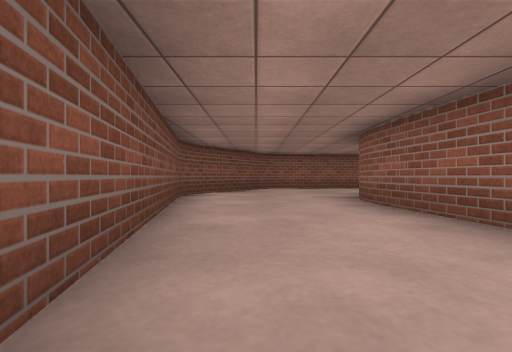
View 1 (above)

16 first-person views from a walk through a robot-simulator world made for Gazebo. The camera is 0.72 m above the floor, looks level and sees 85° across. The floor is counted in squares, 2 m on a side. Each view is taken from the middle of a square. On the plan, view 1 faces up. The plan holds only what a view shows up to about 9 squares ahead; the rest is blank.

View 2
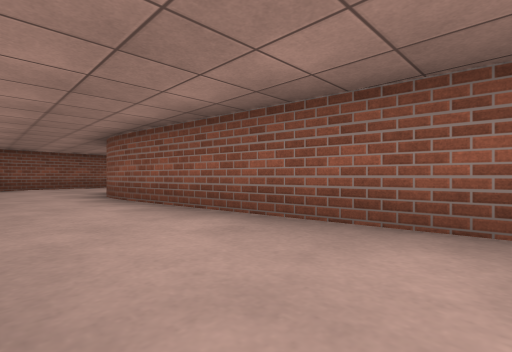

View 3
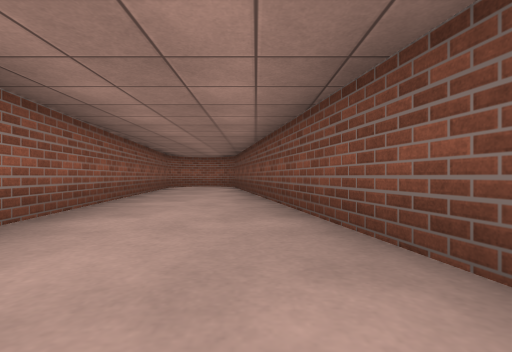

View 4
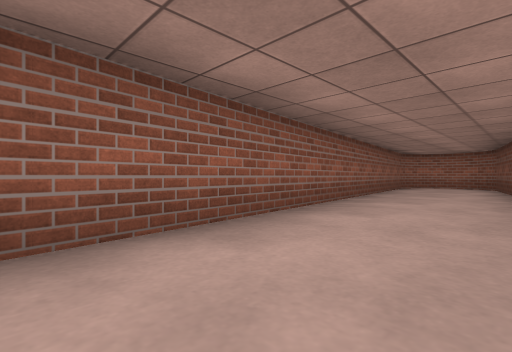

View 5
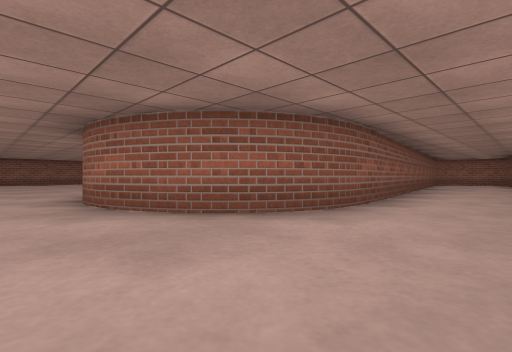

View 6
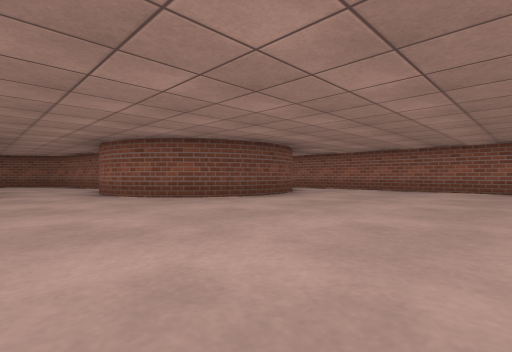

View 7
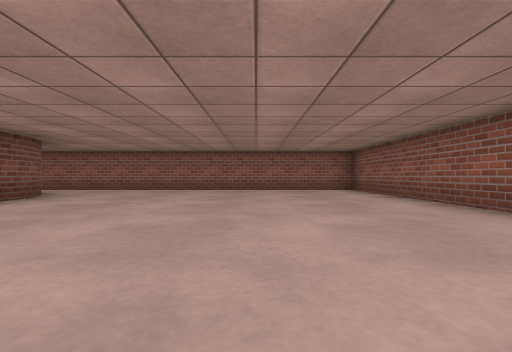

View 8
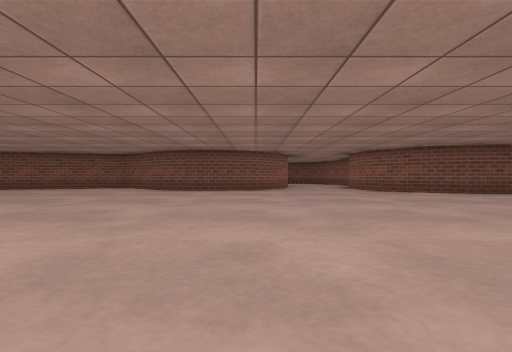

View 9
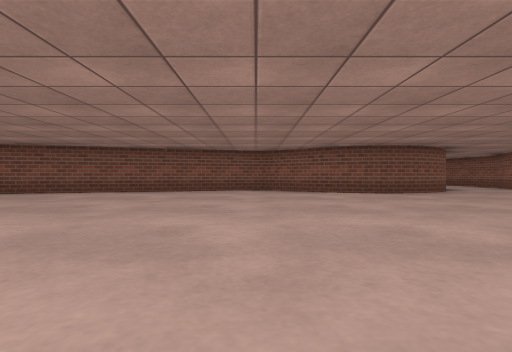

View 10
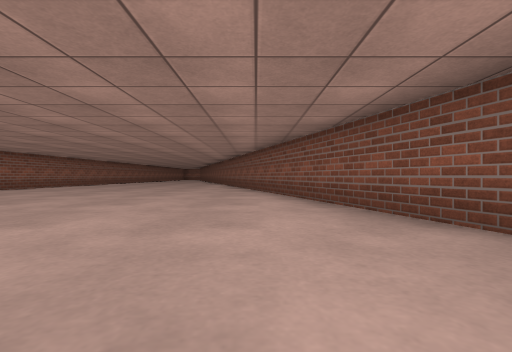

View 11
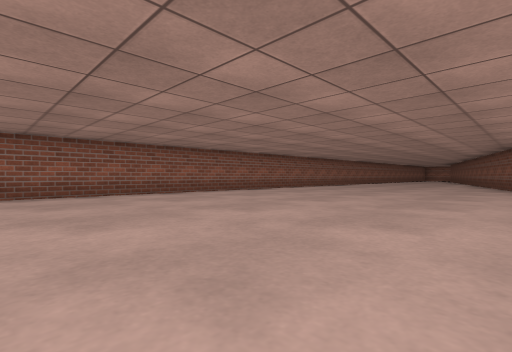

View 12
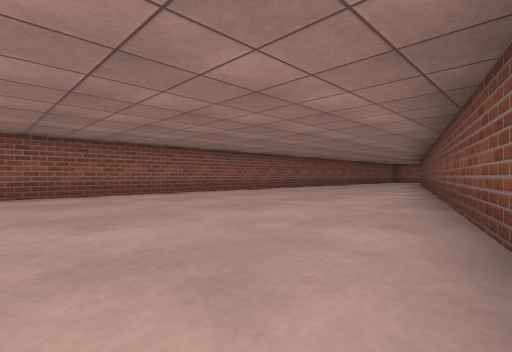

View 13
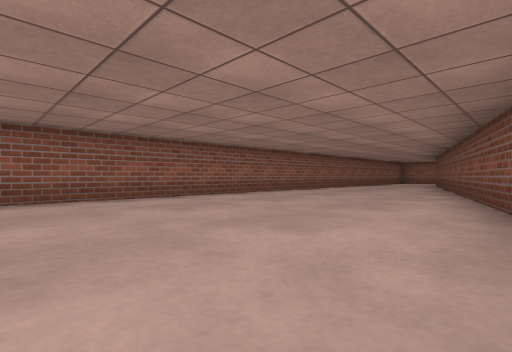

View 14
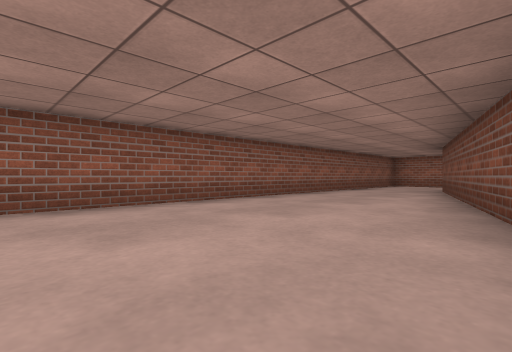

View 15
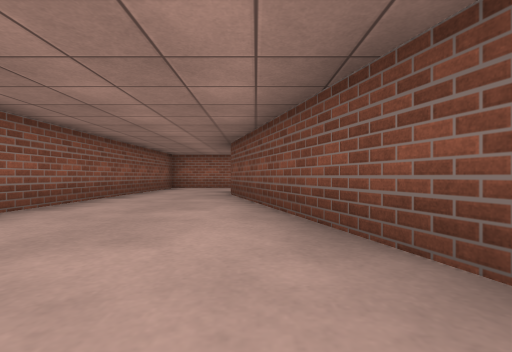

View 16
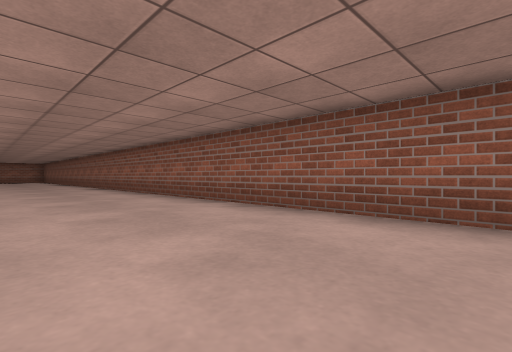

### Floor plan
Points are (right, up) in squares from view 1. A wall is a line through its corners. A room is listed if a view was taken in it or the views show most of it. See-through windows are left out.
Room 1 (views 1, 2, 3, 4, 5)
walls: (1.5, 3.9) (1.6, 4.4); (1.5, 3.5) (1.6, 4); (1.9, 5) (2.2, 5.4); (-1.3, 4.7) (-0.2, -1.6); (3.1, 5.9) (3.6, 6); (0.2, 7.7) (-1.1, 5.7); (2, -0.5) (1.5, 3.7); (4.4, 7.8) (3.5, 8.4) (3, 8.4); (3.4, 8.5) (0.8, 8.1)
ways out: opening at (4, 7) to room 2; opening at (1, -1) to room 3
Room 2 (views 6, 7, 8, 9, 10, 11, 12, 13, 14, 15, 16)
walls: (5.6, 2.2) (5.1, 1.6); (5.9, 2.7) (4.9, 1.1) (7.6, -8); (6.1, 3.1) (5.9, 2.6); (6.1, 4.6) (6.2, 4.1); (8, -9.7) (11.5, -21.4); (4.7, 5.9) (5.2, 5.6); (5, 7.7) (4.4, 7.8); (7, 8.6) (6.6, 8.2); (13.5, 8.6) (13.5, 13.2) (5.5, 13.2); (7.4, 10) (7.4, 9.3) (6.9, 8.5) (6.4, 8); (7.3, 10.7) (7.4, 10.2); (11.8, -24.3) (13.5, -24.3) (13.5, 5.2)
ways out: opening at (4, 7) to room 1
Room 3 (no view inside)
walls: (2.7, -5.6) (2, -0.5); (-0.2, -1.6) (0.6, -5.8)
ways out: opening at (1, -1) to room 1

Where each view was taken, in squares from view 1:
view 1: 0 up, 0 right, facing up
view 2: 1 down, 0 right, facing up-right
view 3: 3 up, 0 right, facing down
view 4: 3 up, 0 right, facing down-right
view 5: 7 up, 0 right, facing down-right
view 6: 6 up, 11 right, facing up-left
view 7: 6 up, 11 right, facing up
view 8: 5 up, 13 right, facing left
view 9: 1 up, 12 right, facing left
view 10: 1 up, 7 right, facing down
view 11: 2 down, 8 right, facing down-right
view 12: 8 down, 8 right, facing down-right
view 13: 10 down, 9 right, facing down-right
view 14: 14 down, 10 right, facing down-right
view 15: 16 down, 11 right, facing down
view 16: 5 down, 11 right, facing up-right
